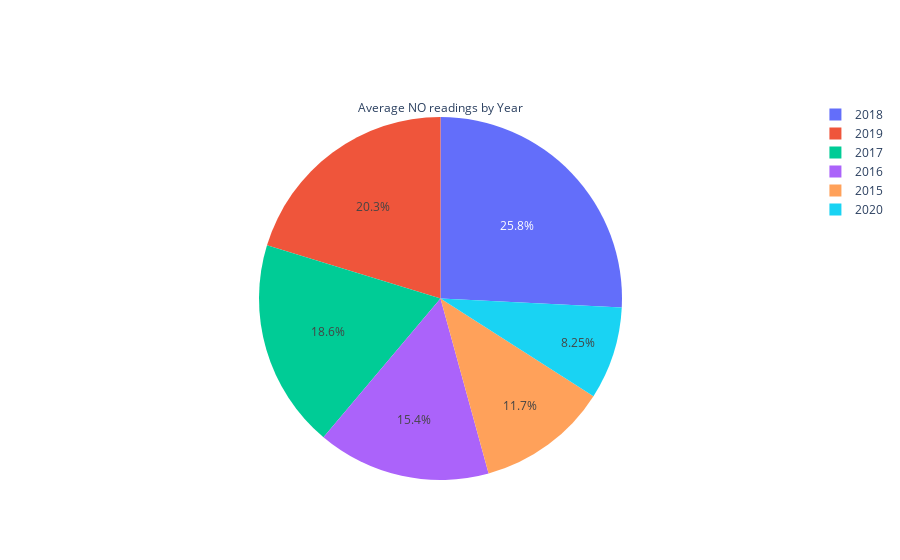

Notebook code cell kept with this figure:
### Code cell
p3=go.Pie(labels=avg['Year'], values=avg['NO'].round(2),title='Average NO readings by Year')
fig=go.Figure(p3)
fig.update_traces(textposition='inside')
fig=fig.update_layout(uniformtext_minsize=12, uniformtext_mode='hide')
fig.show()

### Figure 1 — Plotly figure (JSON) as saved in the notebook; plotly's stock layout.template omitted (floating-point values rounded to 4 significant figures)
{"data": [{"labels": [2015, 2016, 2017, 2018, 2019, 2020], "textposition": "inside", "title": {"text": "Average NO readings by Year"}, "type": "pie", "values": [15.04, 19.85, 23.92, 33.19, 26.07, 10.62]}], "layout": {"uniformtext": {"minsize": 12, "mode": "hide"}}}
